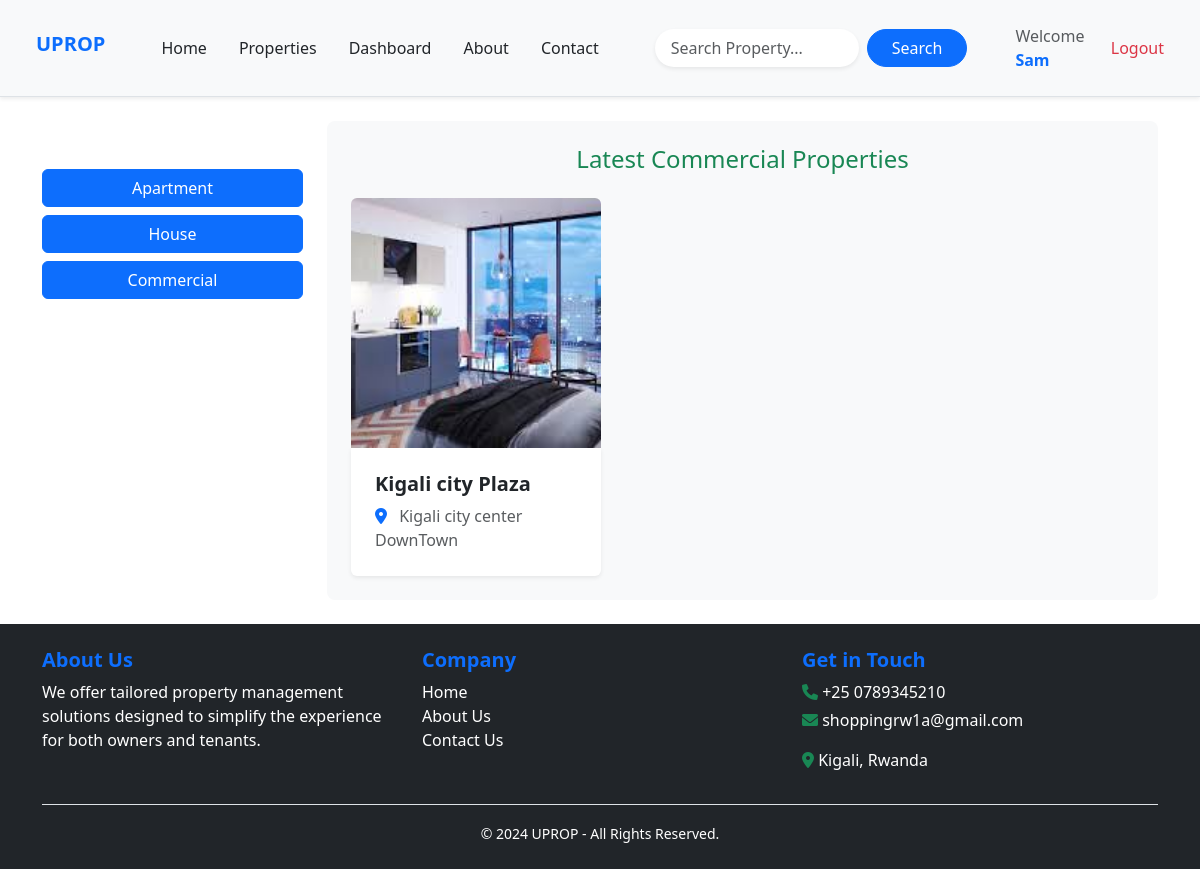
Page /property/commercial (signed in) on the committed database.
### Property_app/models.py (models this page shows, shortened)
class Property(models.Model):
    Property_types = [
        ('Appartment', 'Appartment'),
        ('House', 'House'),
        ('Commercial', 'Commercial')
    ]
    Property_status = [
        ('Rent', 'Rent'),
        ('Buy', 'Buy')
    ]
    name = models.CharField(max_length=255)
    address = models.TextField()
    property_type = models.CharField(max_length=20, choices=Property_types)
    description = models.TextField(null=True, blank=True)
    number_of_unit = models.PositiveIntegerField()
    owner = models.ForeignKey(User, related_name='properties', on_delete=models.CASCADE, null=True)
    status = models.CharField(max_length=10,choices=Property_status,null=True)
    created_at = models.DateTimeField(auto_now_add=True,null=True)
    class Meta:
        ordering = ('name',)
        verbose_name_plural = 'Properties'

class PropertyImage(models.Model):
    property = models.ForeignKey(Property, related_name='images', on_delete=models.CASCADE)
    image = models.ImageField(upload_to='prop_images/')

### Property_app/views.py (the view)
# urls.py: path('property/commercial', views.commercial, name='commercial'),
def commercial(request):
    commercials = Property.objects.filter(property_type='Commercial')
    return render(request, 'categories/commercial.html', {'properties': commercials})

### templates/categories/commercial.html
{% extends 'properties.html' %}
{% block properties %}
<div class="bg-light p-4 rounded-3">
    <div class="row g-3">
{% if properties %}
<h4  class="text-center text-success">Latest Commercial Properties</h4>
    {% for property in properties %}
        {% if property.property_type == "Commercial" %}
            <div class="col-md-4">
                <a href="/property/get/{{ property.id }}" class="text-decoration-none">
                    <div class="overflow-hidden rounded-top">
                        <img src="{{ property.images.all.0.image.url }}"
                        class="img-fluid w-100 propimage"
                        alt="Property Image">
                    </div>
                </a>
                <div class="bg-white p-4 rounded-bottom shadow-sm">
                    <h3 class="fs-5 fw-bold text-dark mb-2">{{ property.name }}</h3>
                    <p class="text-muted mb-0">
                        <i class="fas fa-map-marker-alt text-primary me-2"></i>
                        {{ property.address }}
                    </p>
                </div>
            </div>
        {% endif %}
    {% endfor %}
    </div>
    </div>
{% else %}
    <p class="fs-5 text-center text-success">No properties available for this category.</p>
{% endif %}
{% endblock %}

### templates/base.html (shortened to what this page needs)
<!DOCTYPE html>
<html lang="en">
<head>
    <link href="https://cdnjs.cloudflare.com/ajax/libs/font-awesome/6.0.0/css/all.min.css" rel="stylesheet">
    <link href="https://cdn.jsdelivr.net/npm/bootstrap@5.3.2/dist/css/bootstrap.min.css" rel="stylesheet">
</head>
<body>
    <nav class="navbar navbar-expand-lg navbar-light bg-light border-bottom shadow-sm sticky-top py-3 px-4">
        <div class="container-fluid">
            <a href="/" class="navbar-brand h1 text-primary fw-bold me-5">UPROP</a>
            <div class="collapse navbar-collapse" id="navbarLinks">
                <ul class="navbar-nav me-auto mb-3 mb-lg-0 gap-3">
               <li class="nav-item"><a href="/" class="nav-link text-dark">Home</a></li>
                <li class="nav-item"><a href="{% url 'apartment' %}" class="nav-link text-dark">Properties</a></li>
             {% if request.user.is_authenticated %}
            <li class="nav-item"><a href="{% url 'add_property' %}" class="nav-link text-dark">Dashboard</a></li>
          {% endif %}
          <li class="nav-item"><a href="{% url 'about' %}" class="nav-link text-dark">About</a></li>
           <li class="nav-item"><a href="{% url 'contact' %}" class="nav-link text-dark">Contact</a></li>
             </ul>
                <form action="{% url 'search_properties' %}" class="d-flex mb-3 mb-lg-0 ms-lg-5">
                    <input
                        type="text"
                        class="form-control me-2 border-0 shadow-sm rounded-pill px-3"
                        placeholder="Search Property..."
                        name="q"
                        aria-label="Search"
                        required>
                    <button class="btn btn-primary rounded-pill px-4" type="submit">Search</button>
                </form>
                <div class="d-flex align-items-center ms-lg-5">
                    {% if request.user.is_authenticated %}
                    <div class="d-flex align-items-center">
                        <span class="navbar-text me-3 text-muted d-none d-lg-block">Welcome  <strong class="text-primary">{{ user.username }}</strong></span>
                        <a class="nav-link text-danger" href="{% url 'logout_user' %}">Logout</a>
                    </div>
                    {% else %}
                    <a class="nav-link btn rounded-pill px-4" href="{% url 'login_user' %}">Login</a>
                    {% endif %}
                </div>
            </div>
        </div>
    </nav>
    <div class="p-4">
        {% block content %}
        {% endblock %}
    </div>
    <footer class="bg-dark text-white py-4">
        <div class="container">
            <div class="row text-center text-md-start">
                <div class="col-md-4 mb-3 mb-md-0">
                    <h5 class="fw-bold text-primary">About Us</h5>
                    <p>
                        We offer tailored property management solutions designed to simplify the experience for both owners and tenants.
                    </p>
                </div>
                <div class="col-md-4 mb-3 mb-md-0">
                    <h5 class="fw-bold text-primary">Company</h5>
                    <ul class="list-unstyled">
                        <li><a href="/" class="text-decoration-none text-white">Home</a></li>
                        <li><a href="{% url 'about' %}" class="text-decoration-none text-white">About Us</a></li>
                        <li><a href="{% url 'contact' %}" class="text-decoration-none text-white">Contact Us</a></li>
                    </ul>
                </div>
                <div class="col-md-4">
                    <h5 class="fw-bold text-primary">Get in Touch</h5>
                    <p class="mb-1 cursor-pointer"><i class="fas fa-phone text-success"></i> +25 0789345210</p>
                    <p class="cursor-pointer"><i class="fas fa-envelope text-success"></i> shoppingrw1a@gmail.com</p>
                    <p class="cursor-pointer"><i class="fas fa-map-marker-alt text-success"></i> Kigali, Rwanda</p>
                </div>
            </div>
            <div class="text-center pt-3 mt-3 border-top">
                <small>© 2024 UPROP - All Rights Reserved.</small>
            </div>
        </div>
    </footer>
</body>
</html>

### templates/base.html (style rules this page uses)
.propimage { height: 250px; object-fit: cover; width: 100%; }

### rows in the picture
Property: images.all.0.image (picture), name "Kigali city Plaza", address "Kigali city center DownTown"

### other values in the picture
{{ user.username }} "Sam"
